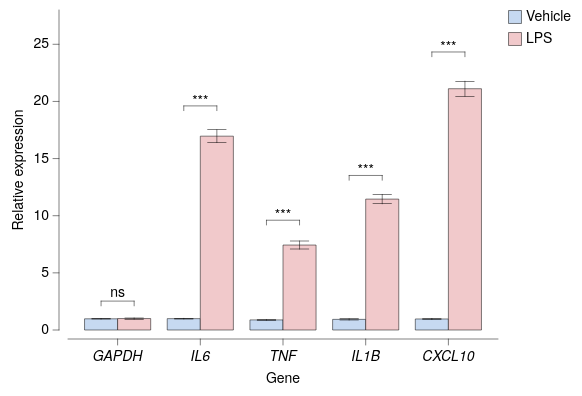

Express this chart as Vega-Lite.
### Vega-Lite specification from a JSON file in a GitHub repository (floating-point values rounded to 4 significant figures)
{"background": null, "config": {"arc": {"fill": "#DBDBDB", "fillOpacity": 1.0, "innerRadius": 40.0, "padAngle": 0.03, "stroke": "black", "strokeOpacity": 1, "strokeWidth": 0.25}, "area": {"fill": "#DBDBDB", "fillOpacity": 1.0, "stroke": "black", "strokeOpacity": 1, "strokeWidth": 0.25}, "axis": {"domain": true, "domainCap": "round", "domainColor": "black", "domainWidth": 0.25, "grid": false, "gridCap": "round", "gridColor": "#F1F1F1", "gridDash": [0, 0], "gridOpacity": 1.0, "gridWidth": 0.25, "labelColor": "black", "labelFont": "Helvetica Neue, HelveticaNeue, Helvetica, Arial, sans-serif", "labelFontSize": 7, "labelFontStyle": "normal", "labelFontWeight": 400, "offset": 4.5, "ticks": true, "tickCap": "round", "tickColor": "black", "tickRound": false, "tickSize": 3, "tickWidth": 0.25, "titleColor": "black", "titleFont": "Helvetica Neue, HelveticaNeue, Helvetica, Arial, sans-serif", "titleFontSize": 7, "titleFontStyle": "normal", "titleFontWeight": 400}, "axisX": {"domain": true, "labelAlign": "center", "labelAngle": 0, "labels": true, "ticks": true, "translate": 0}, "axisY": {"domain": true, "labelAlign": "right", "labelAngle": 0, "labels": true, "ticks": true, "translate": 0}, "axisRight": {"domain": true, "labelAlign": "left", "labelAngle": 0, "labels": true, "ticks": true, "translate": 0}, "axisTop": {"domain": true, "labelAlign": "center", "labelAngle": 0, "labels": true, "ticks": true, "translate": 0}, "axisBand": {"tickOffset": 0}, "bar": {"fill": "#DBDBDB", "fillOpacity": 1.0, "stroke": "black", "strokeOpacity": 1, "strokeWidth": 0.25}, "boxplot": {"size": 14.4, "ticks": {"cornerRadius": 0.25, "fill": "black", "opacity": 1, "size": 7.2, "thickness": 0.25}, "box": {"fillOpacity": 1.0, "stroke": "black", "strokeOpacity": 1, "strokeWidth": 0.25}, "median": {"cornerRadius": 0, "fill": "black", "fillOpacity": 1.0, "opacity": 1, "size": 14.4, "thickness": 0.25}, "rule": {"fill": "black", "fillOpacity": 1.0, "size": 16.0, "stroke": "black", "strokeDash": [0, 0], "strokeOpacity": 1, "strokeWidth": 0.25}, "outliers": {"color": "black", "fill": "black", "fillOpacity": 1.0, "size": 0, "stroke": "black", "strokeOpacity": 1, "strokeWidth": 0.25}}, "circle": {"fill": "black", "fillOpacity": 1.0, "size": 0.8, "stroke": null, "strokeOpacity": 1, "strokeWidth": 0.25}, "errorband": {"band": {"fillOpacity": 0.6, "stroke": null, "strokeWidth": 0.25, "strokeOpacity": 1}, "borders": {"opacity": 0, "strokeOpacity": 0.25, "strokeWidth": 1}}, "errorbar": {"opacity": 1, "rule": {"strokeDash": [0, 0], "strokeWidth": 0.25}, "ticks": {"color": "black", "cornerRadius": 0.125, "opacity": 1, "size": 9.6, "thickness": 0.25}, "thickness": 0.25}, "font": "Helvetica Neue, HelveticaNeue, Helvetica, Arial, sans-serif", "geoshape": {"fill": "#DBDBDB", "fillOpacity": 1.0, "stroke": "black", "strokeOpacity": 1, "strokeWidth": 0.25}, "header": {"labelColor": "black", "labelFont": "Helvetica Neue, HelveticaNeue, Helvetica, Arial, sans-serif", "labelFontSize": 7, "labelFontStyle": "normal", "labelFontWeight": 400, "titleColor": "black", "titleFont": "Helvetica Neue, HelveticaNeue, Helvetica, Arial, sans-serif", "titleFontSize": 7, "titleFontStyle": "normal", "titleFontWeight": 400, "titlePadding": 0}, "legend": {"disable": false, "offset": 4.5, "titlePadding": 4, "labelOffset": 2, "gradientLabelOffset": 2, "gradientLength": 80.0, "gradientThickness": 8.0, "gradientOpacity": 1.0, "gradientStrokeColor": "black", "gradientStrokeWidth": 0.25, "labelColor": "black", "labelFont": "Helvetica Neue, HelveticaNeue, Helvetica, Arial, sans-serif", "labelFontSize": 7, "labelFontStyle": "normal", "labelFontWeight": 400, "strokeColor": "black", "strokeWidth": 0, "symbolSize": 42, "symbolStrokeColor": "black", "symbolStrokeWidth": 0.25, "titleColor": "black", "titleFont": "Helvetica Neue, HelveticaNeue, Helvetica, Arial, sans-serif", "titleFontSize": 7, "titleFontStyle": "normal", "titleFontWeight": 400}, "line": {"color": "black", "stroke": "black", "strokeCap": "round", "strokeDash": [0, 0], "strokeOpacity": 1, "strokeWidth": 0.375}, "point": {"filled": true, "fill": "#DBDBDB", "fillOpacity": 1.0, "size": 8.0, "stroke": "black", "strokeOpacity": 1, "strokeWidth": 0.25}, "range": {"category": ["#C6D9F1", "#F1C9CB", "#FEF0B9", "#CEE37A", "#7AA8E0", "#E589A3", "#FDDD5D", "#68B961", "#4177B1", "#C35082", "#E5C227", "#438156"], "diverging": {"scheme": ["#C35082", "#CE6D94", "#D989A7", "#E2A4BA", "#EABFCE", "#F1DBE2", "#F6F6F6", "#D7E0EB", "#B9CBE0", "#9BB6D5", "#7DA1C9", "#5F8CBD", "#4177B1"]}, "heatmap": {"scheme": ["#32022B", "#43044D", "#4C196E", "#4D338C", "#484DA6", "#3A68BB", "#1D83CA", "#1D9CCB", "#23B5C9", "#28CDC5", "#4DE0B4", "#91EE9F"]}, "ordinal": {"scheme": ["#F1F1F1", "#DBDBDB", "#C6C6C6", "#B2B2B2", "#9D9D9D", "#898989", "#767676", "#636363", "#515151", "#404040", "#2F2F2F", "#1F1F1F"]}, "ramp": {"scheme": ["#32022B", "#43044D", "#4C196E", "#4D338C", "#484DA6", "#3A68BB", "#1D83CA", "#1D9CCB", "#23B5C9", "#28CDC5", "#4DE0B4", "#91EE9F"]}}, "rule": {"color": "black", "stroke": "black", "strokeCap": "round", "strokeDash": [2, 2], "strokeOpacity": 1, "strokeWidth": 0.25}, "scale": {"bandPaddingInner": 0.1, "bandPaddingOuter": 0.1, "round": false}, "rect": {"fill": "#DBDBDB", "fillOpacity": 1.0, "stroke": "black", "strokeOpacity": 1, "strokeWidth": 0.25}, "square": {"fill": "#DBDBDB", "fillOpacity": 1.0, "size": 16.0, "stroke": "black", "strokeOpacity": 1, "strokeWidth": 0.25}, "text": {"color": "black", "font": "Helvetica Neue, HelveticaNeue, Helvetica, Arial, sans-serif", "fontSize": 7, "fontStyle": "normal", "fontWeight": 400}, "tick": {"color": "black", "cornerRadius": 0.125, "opacity": 1.0, "size": 14.4, "thickness": 0.25}, "title": {"anchor": "middle", "frame": "group", "color": "black", "font": "Helvetica Neue, HelveticaNeue, Helvetica, Arial, sans-serif", "fontSize": 7, "fontStyle": "normal", "fontWeight": 400, "subtitleColor": "black", "subtitleFont": "Helvetica Neue, HelveticaNeue, Helvetica, Arial, sans-serif", "subtitleFontSize": "Helvetica Neue, HelveticaNeue, Helvetica, Arial, sans-serif", "subtitleFontStyle": "normal", "subtitleFontWeight": 400}, "trail": {"color": "black", "opacity": 1, "size": 0.375}, "view": {"continuousWidth": 215, "continuousHeight": 160, "discreteWidth": 215, "discreteHeight": 160, "fill": null, "stroke": null, "strokeWidth": 0.25}}, "layer": [{"mark": {"type": "bar"}, "encoding": {"color": {"field": "condition", "sort": ["Vehicle", "LPS"], "title": null, "type": "nominal"}, "x": {"axis": {"labelFontStyle": "italic"}, "field": "gene", "sort": ["GAPDH", "IL6", "TNF", "IL1B", "CXCL10"], "title": "Gene", "type": "nominal"}, "xOffset": {"field": "condition", "sort": ["Vehicle", "LPS"], "type": "nominal"}, "y": {"aggregate": "mean", "field": "expr", "scale": {"domain": [0, 27]}, "title": "Relative expression", "type": "quantitative"}}}, {"mark": {"type": "errorbar", "extent": "stderr"}, "encoding": {"x": {"axis": {"labelFontStyle": "italic"}, "field": "gene", "sort": ["GAPDH", "IL6", "TNF", "IL1B", "CXCL10"], "title": "Gene", "type": "nominal"}, "xOffset": {"field": "condition", "sort": ["Vehicle", "LPS"], "type": "nominal"}, "y": {"field": "expr", "title": "", "type": "quantitative"}}}, {"layer": [{"layer": [{"data": {"values": [{"gene": "GAPDH", "condition": "Vehicle", "__y": 2.529, "__dysonsphere__": 1}, {"gene": "GAPDH", "condition": "LPS", "__y": 2.529, "__dysonsphere__": 1}]}, "mark": {"type": "line", "strokeCap": "round", "strokeDash": [0, 0], "strokeWidth": 0.25}, "encoding": {"x": {"field": "gene", "sort": ["GAPDH", "IL6", "TNF", "IL1B", "CXCL10"], "type": "nominal"}, "xOffset": {"field": "condition", "sort": ["Vehicle", "LPS"], "type": "nominal"}, "y": {"field": "__y", "type": "quantitative"}}}, {"data": {"values": [{"gene": "GAPDH", "condition": "Vehicle", "__y": 2.529, "__y2": 2.113, "__dysonsphere__": 1}, {"gene": "GAPDH", "condition": "LPS", "__y": 2.529, "__y2": 2.113, "__dysonsphere__": 1}]}, "mark": {"type": "rule", "strokeCap": "round", "strokeDash": [0, 0], "strokeWidth": 0.25}, "encoding": {"x": {"field": "gene", "sort": ["GAPDH", "IL6", "TNF", "IL1B", "CXCL10"], "type": "nominal"}, "xOffset": {"field": "condition", "sort": ["Vehicle", "LPS"], "type": "nominal"}, "y": {"field": "__y", "type": "quantitative"}, "y2": {"field": "__y2"}}}, {"data": {"values": [{"gene": "GAPDH", "__y": 2.529, "__label": "ns", "__dysonsphere__": 1}]}, "mark": {"type": "text", "align": "center", "dy": -4, "fontSize": 7}, "encoding": {"text": {"field": "__label", "type": "nominal"}, "x": {"field": "gene", "sort": ["GAPDH", "IL6", "TNF", "IL1B", "CXCL10"], "type": "nominal"}, "y": {"field": "__y", "type": "quantitative"}}}]}, {"layer": [{"data": {"values": [{"gene": "IL6", "condition": "Vehicle", "__y": 19.61, "__dysonsphere__": 1}, {"gene": "IL6", "condition": "LPS", "__y": 19.61, "__dysonsphere__": 1}]}, "mark": {"type": "line", "strokeCap": "round", "strokeDash": [0, 0], "strokeWidth": 0.25}, "encoding": {"x": {"field": "gene", "sort": ["GAPDH", "IL6", "TNF", "IL1B", "CXCL10"], "type": "nominal"}, "xOffset": {"field": "condition", "sort": ["Vehicle", "LPS"], "type": "nominal"}, "y": {"field": "__y", "type": "quantitative"}}}, {"data": {"values": [{"gene": "IL6", "condition": "Vehicle", "__y": 19.61, "__y2": 19.19, "__dysonsphere__": 1}, {"gene": "IL6", "condition": "LPS", "__y": 19.61, "__y2": 19.19, "__dysonsphere__": 1}]}, "mark": {"type": "rule", "strokeCap": "round", "strokeDash": [0, 0], "strokeWidth": 0.25}, "encoding": {"x": {"field": "gene", "sort": ["GAPDH", "IL6", "TNF", "IL1B", "CXCL10"], "type": "nominal"}, "xOffset": {"field": "condition", "sort": ["Vehicle", "LPS"], "type": "nominal"}, "y": {"field": "__y", "type": "quantitative"}, "y2": {"field": "__y2"}}}, {"data": {"values": [{"gene": "IL6", "__y": 19.61, "__label": "***", "__dysonsphere__": 1}]}, "mark": {"type": "text", "align": "center", "dy": -2, "fontSize": 7}, "encoding": {"text": {"field": "__label", "type": "nominal"}, "x": {"field": "gene", "sort": ["GAPDH", "IL6", "TNF", "IL1B", "CXCL10"], "type": "nominal"}, "y": {"field": "__y", "type": "quantitative"}}}]}, {"layer": [{"data": {"values": [{"gene": "TNF", "condition": "Vehicle", "__y": 9.605, "__dysonsphere__": 1}, {"gene": "TNF", "condition": "LPS", "__y": 9.605, "__dysonsphere__": 1}]}, "mark": {"type": "line", "strokeCap": "round", "strokeDash": [0, 0], "strokeWidth": 0.25}, "encoding": {"x": {"field": "gene", "sort": ["GAPDH", "IL6", "TNF", "IL1B", "CXCL10"], "type": "nominal"}, "xOffset": {"field": "condition", "sort": ["Vehicle", "LPS"], "type": "nominal"}, "y": {"field": "__y", "type": "quantitative"}}}, {"data": {"values": [{"gene": "TNF", "condition": "Vehicle", "__y": 9.605, "__y2": 9.19, "__dysonsphere__": 1}, {"gene": "TNF", "condition": "LPS", "__y": 9.605, "__y2": 9.19, "__dysonsphere__": 1}]}, "mark": {"type": "rule", "strokeCap": "round", "strokeDash": [0, 0], "strokeWidth": 0.25}, "encoding": {"x": {"field": "gene", "sort": ["GAPDH", "IL6", "TNF", "IL1B", "CXCL10"], "type": "nominal"}, "xOffset": {"field": "condition", "sort": ["Vehicle", "LPS"], "type": "nominal"}, "y": {"field": "__y", "type": "quantitative"}, "y2": {"field": "__y2"}}}, {"data": {"values": [{"gene": "TNF", "__y": 9.605, "__label": "***", "__dysonsphere__": 1}]}, "mark": {"type": "text", "align": "center", "dy": -2, "fontSize": 7}, "encoding": {"text": {"field": "__label", "type": "nominal"}, "x": {"field": "gene", "sort": ["GAPDH", "IL6", "TNF", "IL1B", "CXCL10"], "type": "nominal"}, "y": {"field": "__y", "type": "quantitative"}}}]}, {"layer": [{"data": {"values": [{"gene": "IL1B", "condition": "Vehicle", "__y": 13.52, "__dysonsphere__": 1}, {"gene": "IL1B", "condition": "LPS", "__y": 13.52, "__dysonsphere__": 1}]}, "mark": {"type": "line", "strokeCap": "round", "strokeDash": [0, 0], "strokeWidth": 0.25}, "encoding": {"x": {"field": "gene", "sort": ["GAPDH", "IL6", "TNF", "IL1B", "CXCL10"], "type": "nominal"}, "xOffset": {"field": "condition", "sort": ["Vehicle", "LPS"], "type": "nominal"}, "y": {"field": "__y", "type": "quantitative"}}}, {"data": {"values": [{"gene": "IL1B", "condition": "Vehicle", "__y": 13.52, "__y2": 13.11, "__dysonsphere__": 1}, {"gene": "IL1B", "condition": "LPS", "__y": 13.52, "__y2": 13.11, "__dysonsphere__": 1}]}, "mark": {"type": "rule", "strokeCap": "round", "strokeDash": [0, 0], "strokeWidth": 0.25}, "encoding": {"x": {"field": "gene", "sort": ["GAPDH", "IL6", "TNF", "IL1B", "CXCL10"], "type": "nominal"}, "xOffset": {"field": "condition", "sort": ["Vehicle", "LPS"], "type": "nominal"}, "y": {"field": "__y", "type": "quantitative"}, "y2": {"field": "__y2"}}}, {"data": {"values": [{"gene": "IL1B", "__y": 13.52, "__label": "***", "__dysonsphere__": 1}]}, "mark": {"type": "text", "align": "center", "dy": -2, "fontSize": 7}, "encoding": {"text": {"field": "__label", "type": "nominal"}, "x": {"field": "gene", "sort": ["GAPDH", "IL6", "TNF", "IL1B", "CXCL10"], "type": "nominal"}, "y": {"field": "__y", "type": "quantitative"}}}]}, {"layer": [{"data": {"values": [{"gene": "CXCL10", "condition": "Vehicle", "__y": 24.33, "__dysonsphere__": 1}, {"gene": "CXCL10", "condition": "LPS", "__y": 24.33, "__dysonsphere__": 1}]}, "mark": {"type": "line", "strokeCap": "round", "strokeDash": [0, 0], "strokeWidth": 0.25}, "encoding": {"x": {"field": "gene", "sort": ["GAPDH", "IL6", "TNF", "IL1B", "CXCL10"], "type": "nominal"}, "xOffset": {"field": "condition", "sort": ["Vehicle", "LPS"], "type": "nominal"}, "y": {"field": "__y", "type": "quantitative"}}}, {"data": {"values": [{"gene": "CXCL10", "condition": "Vehicle", "__y": 24.33, "__y2": 23.91, "__dysonsphere__": 1}, {"gene": "CXCL10", "condition": "LPS", "__y": 24.33, "__y2": 23.91, "__dysonsphere__": 1}]}, "mark": {"type": "rule", "strokeCap": "round", "strokeDash": [0, 0], "strokeWidth": 0.25}, "encoding": {"x": {"field": "gene", "sort": ["GAPDH", "IL6", "TNF", "IL1B", "CXCL10"], "type": "nominal"}, "xOffset": {"field": "condition", "sort": ["Vehicle", "LPS"], "type": "nominal"}, "y": {"field": "__y", "type": "quantitative"}, "y2": {"field": "__y2"}}}, {"data": {"values": [{"gene": "CXCL10", "__y": 24.33, "__label": "***", "__dysonsphere__": 1}]}, "mark": {"type": "text", "align": "center", "dy": -2, "fontSize": 7}, "encoding": {"text": {"field": "__label", "type": "nominal"}, "x": {"field": "gene", "sort": ["GAPDH", "IL6", "TNF", "IL1B", "CXCL10"], "type": "nominal"}, "y": {"field": "__y", "type": "quantitative"}}}]}], "name": "__dysonsphere_4d6a1d27e3a06d2f_1"}], "data": {"name": "data-f98a4688cae7280979a41e27082c2c45"}, "$schema": "https://vega.github.io/schema/vega-lite/v6.4.1.json", "datasets": {"data-f98a4688cae7280979a41e27082c2c45": [{"gene": "GAPDH", "condition": "Vehicle", "expr": 1.0}, {"gene": "GAPDH", "condition": "Vehicle", "expr": 1.03}, {"gene": "GAPDH", "condition": "Vehicle", "expr": 0.973}, {"gene": "GAPDH", "condition": "Vehicle", "expr": 0.9148}, {"gene": "GAPDH", "condition": "LPS", "expr": 0.9556}, {"gene": "GAPDH", "condition": "LPS", "expr": 0.9056}, {"gene": "GAPDH", "condition": "LPS", "expr": 1.006}, {"gene": "GAPDH", "condition": "LPS", "expr": 1.143}, {"gene": "IL6", "condition": "Vehicle", "expr": 0.952}, {"gene": "IL6", "condition": "Vehicle", "expr": 0.9398}, {"gene": "IL6", "condition": "Vehicle", "expr": 1.05}, {"gene": "IL6", "condition": "Vehicle", "expr": 1.036}, {"gene": "IL6", "condition": "LPS", "expr": 17.18}, {"gene": "IL6", "condition": "LPS", "expr": 15.49}, {"gene": "IL6", "condition": "LPS", "expr": 16.95}, {"gene": "IL6", "condition": "LPS", "expr": 18.22}, {"gene": "TNF", "condition": "Vehicle", "expr": 0.8742}, {"gene": "TNF", "condition": "Vehicle", "expr": 0.9553}, {"gene": "TNF", "condition": "Vehicle", "expr": 0.8269}, {"gene": "TNF", "condition": "Vehicle", "expr": 0.879}, {"gene": "TNF", "condition": "LPS", "expr": 6.654}, {"gene": "TNF", "condition": "LPS", "expr": 7.814}, {"gene": "TNF", "condition": "LPS", "expr": 7.048}, {"gene": "TNF", "condition": "LPS", "expr": 8.22}, {"gene": "IL1B", "condition": "Vehicle", "expr": 1.016}, {"gene": "IL1B", "condition": "Vehicle", "expr": 0.9815}, {"gene": "IL1B", "condition": "Vehicle", "expr": 0.7775}, {"gene": "IL1B", "condition": "Vehicle", "expr": 0.9476}, {"gene": "IL1B", "condition": "LPS", "expr": 11.94}, {"gene": "IL1B", "condition": "LPS", "expr": 12.14}, {"gene": "IL1B", "condition": "LPS", "expr": 10.3}, {"gene": "IL1B", "condition": "LPS", "expr": 11.44}, {"gene": "CXCL10", "condition": "Vehicle", "expr": 0.9068}, {"gene": "CXCL10", "condition": "Vehicle", "expr": 0.9223}, {"gene": "CXCL10", "condition": "Vehicle", "expr": 1.112}, {"gene": "CXCL10", "condition": "Vehicle", "expr": 0.9224}, {"gene": "CXCL10", "condition": "LPS", "expr": 20.93}, {"gene": "CXCL10", "condition": "LPS", "expr": 22.94}, {"gene": "CXCL10", "condition": "LPS", "expr": 19.81}, {"gene": "CXCL10", "condition": "LPS", "expr": 20.77}]}}
